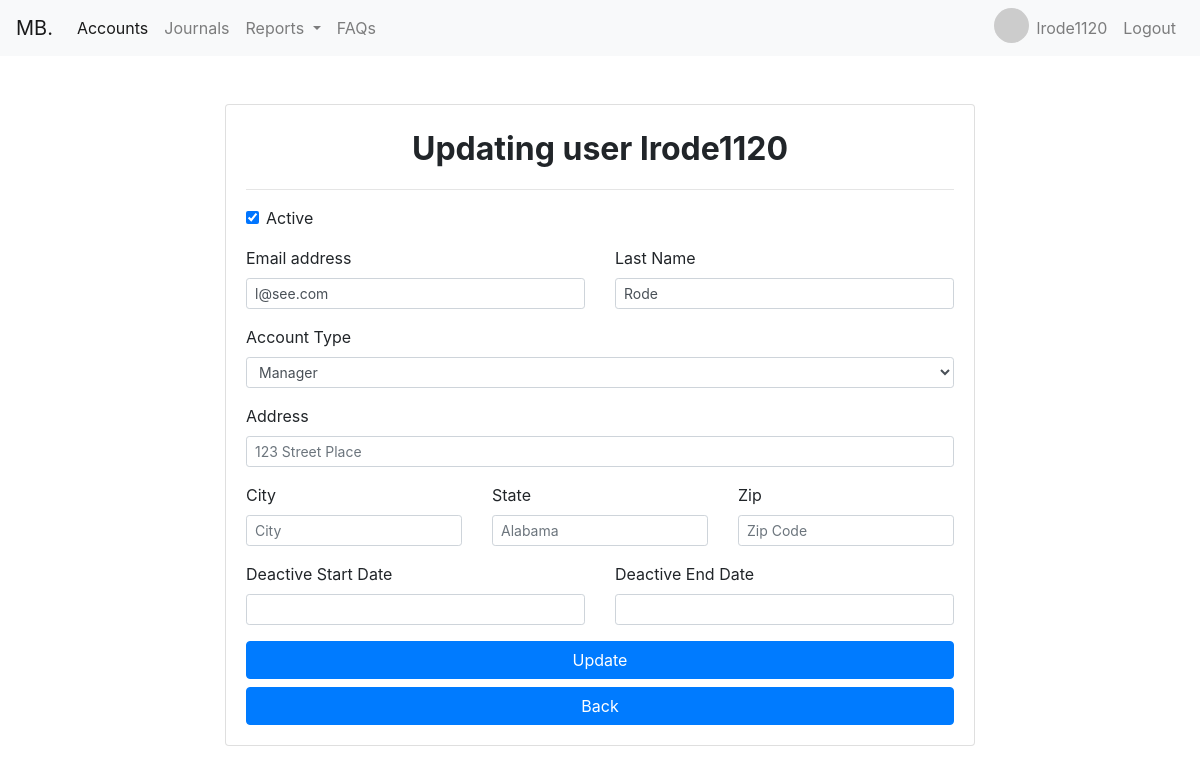
Screenshot of /userpage/3 with the database file from the repository.
### register/models.py (models this page shows, shortened)
class User(AbstractBaseUser):
    user_types = (
        (1, "Accountant"),
        (2, "Manager"),
        (3, "Admin"),
    )
    security_questions = (
        (1, "Whats is your mother maiden name?"),
        (2, "What is your favorite color?"),
        (3, "What is your biggest fear?"),
    )
    email = models.EmailField(
        verbose_name='email address',
        max_length=255,
        unique=True,
    )
    first_name = models.CharField(max_length=255)
    last_name = models.CharField(max_length=255)
    username = models.CharField(max_length=255)
    active = models.BooleanField(default=False)
    staff = models.BooleanField(default=False)
    admin = models.BooleanField(default=False)
    date_joined = models.DateField(auto_now_add=True)
    password_expiration = models.IntegerField(default=0)
    user_type = models.IntegerField(choices=user_types, default=1)
    date_of_birth = models.DateField(null=True)
    security_question = models.IntegerField(
        choices=security_questions, null=True)
    security_answer = models.CharField(max_length=100, null=True)
    deactive_time_start = models.DateField(null=True, blank=True)
    deactive_time_end = models.DateField(null=True, blank=True)
    address = models.CharField(max_length=150, blank=True)
    zip_code = models.CharField(max_length=12, blank=True)
    city = models.CharField(max_length=50, blank=True)
    state = models.CharField(max_length=50, blank=True)
    USERNAME_FIELD = 'email'
    REQUIRED_FIELDS = ['first_name', 'last_name',
                       'date_of_birth', 'security_question',
                       'security_answer', 'user_type']
    objects = UserManager()
    class Meta:
        ordering = ['-date_joined']

### register/views.py (the view, shortened to what this page needs)
# urls.py: path('userpage/<int:pk>', views.UserProfileUpdateView.as_view(),
class UserProfileUpdateView(UpdateView):
    model = User
    fields = ['email', 'last_name', 'user_type', 'active',
              'address', 'city', 'zip_code', 'state', 'deactive_time_start',
              'deactive_time_end']
    success_url = reverse_lazy('userprofiles')
    template_name = "register/updateuser.html"

### register/templates/register/updateuser.html (shortened to what this page needs)
{% extends "accounting/base.html"%}
{% load widget_tweaks %}
{% block content %}
<div class="global-container mt-5">
    <div class="card login-form">
        <div class="card-body">
            <p class="card-title text-center size-header"><strong>Updating user {{user.username}}</strong></p>
            <hr>
            <div class="card-text">
                <form action="" method="post" id="registerForm">
                    <div class="form-check mb-3">
                        {% render_field form.active class="form-check-input" type="checkbox" %}
                        <label class="form-check-label" for="defaultCheck1">
                            Active
                        </label>
                    </div>
                    <div class="row">
                        <div class="form-group col">
                            <label for="email">Email address</label>
                            {% render_field form.email class="form-control form-control-sm" type="email" placeholder="name@domain.com" %}
                        </div>
                        <div class="form-group col">
                            <label for="lastName">Last Name</label>
                            {% render_field form.last_name class="form-control form-control-sm" type="text" placeholder="Last Name" %}
                        </div>
                    </div>
                    <div class="form-group">
                        <label for="user_type">Account Type</label>
                        {% render_field form.user_type class="form-control form-control-sm" type="select" %}
                    </div>
                    <div class="form-group">
                        <label for="address">Address</label>
                        {% render_field form.address class="form-control form-control-sm" type="text" autocomplete="on" placeholder="123 Street Place" %}
                    </div>
                    <div class="row">
                        <div class="form-group col">
                            <label for="city">City</label>
                            {% render_field form.city class="form-control form-control-sm" type="text" autocomplete="on" placeholder="City"%}
                        </div>
                        <div class="form-group col">
                            <label for="state">State</label>
                            {% render_field form.state class="form-control form-control-sm" type="text" autocomplete="on" placeholder="Alabama" %}
                        </div>
                        <div class="form-group col">
                            <label for="zip">Zip</label>
                            {% render_field form.zip_code class="form-control form-control-sm" type="text" placeholder="Zip Code"%}
                        </div>
                    </div>
                    <div class="row">
                        <div class="form-group col">
                            <label for="city">Deactive Start Date</label>
                            {% render_field form.deactive_time_start class="form-control form-control-sm" id="dob" type="text" %}
                        </div>
                        <div class="form-group col">
                            <label for="state">Deactive End Date</label>
                            {% render_field form.deactive_time_end class="form-control form-control-sm" id="dob2" type="text" %}
                        </div>
                    </div>
                    <button type="submit" class="btn btn-primary btn-block">Update</button>
                    <a href="{% url 'userprofiles' %}" class="btn btn-primary btn-block">Back</a>
                </form>
            </div>
        </div>
    </div>
</div>
{% endblock %}

### accounting/templates/accounting/navbar.html (shortened to what this page needs)
<nav class="navbar navbar-expand-lg navbar-light bg-light">
    <a class="navbar-brand" href="{% url 'home' %}">MB.</a>
    {% if user.user_type == 3 %}
    <div class="collapse navbar-collapse" id="navbarNavDropdown">
        <ul class="navbar-nav mr-auto">
            <li class="nav-item active">
                <a class="nav-link" href="{% url 'accounthome' %}">Accounts<span class="sr-only">(current)</span></a>
            </li>
            <li class="nav-item">
                <a class="nav-link" href="{% url 'journal' %}">Journals</a>
            </li>
            <li class="nav-item dropdown">
                <a class="nav-link dropdown-toggle" href="#" id="navbarDropdownMenuLink" data-toggle="dropdown"
                    aria-haspopup="true" aria-expanded="false">
                    Reports
                </a>
                <div class="dropdown-menu" aria-labelledby="navbarDropdownMenuLink">
                    <a class="dropdown-item" href="#">Balance Sheet</a>
                    <a class="dropdown-item" href="#">Income Sheet</a>
                    <a class="dropdown-item" href="#">Trail Balance</a>
                    <a class="dropdown-item" href="{% url 'eventlog' %}">Event Log</a>
                    <a class="dropdown-item" href="{% url 'userprofiles' %}">Users</a>
                </div>
            </li>
            <li class="nav-item">
                <a class="nav-link" href="{% url 'faqs' %}">FAQs</a>
            </li>
        </ul>
        <ul class="navbar-nav">
            <li class="nav-item">
                <img src="https://ui-avatars.com/api/?name=John+Doe" alt="Avatar" class="avatar">
            </li>
            <li class="nav-item">
                <a class="nav-link" href="#">{{user.username}}</a>
            </li>
            <li class="nav-item">
                <a class="nav-link" href="{% url 'logout' %}">Logout</a>
            </li>
        </ul>
        {% elif user.user_type == 2  %}
        <div class="collapse navbar-collapse" id="navbarNavDropdown">
            <ul class="navbar-nav mr-auto">
                <li class="nav-item active">
                    <a class="nav-link" href="{% url 'accounthome' %}">Accounts</a>
                </li>
                <li class="nav-item">
                    <a class="nav-link" href="{% url 'journal' %}">Journals</a>
                </li>
                <li class="nav-item dropdown">
                    <a class="nav-link dropdown-toggle" href="#" id="navbarDropdownMenuLink" data-toggle="dropdown"
                        aria-haspopup="true" aria-expanded="false">
                        Reports
                    </a>
                </li>
                <li class="nav-item">
                    <a class="nav-link" href="{% url 'faqs' %}">FAQs</a>
                </li>
            </ul>
            <ul class="navbar-nav">
                <li class="nav-item">
                    <img src="https://ui-avatars.com/api/?name=John+Doe" alt="Avatar" class="avatar">
                </li>
                <li class="nav-item">
                    <a class="nav-link" href="#">{{user.username}}</a>
                </li>
                <li class="nav-item">
                    <a class="nav-link" href="{% url 'logout' %}">Logout</a>
                </li>
            </ul>
                    {% endif %}
                </div>
</nav>

### accounting/templates/accounting/navbar.html (style rules this page uses)
.avatar { vertical-align: middle; width: 35px; height: 35px; border-radius: 50%; }

### register/templates/register/updateuser.html (style rules this page uses)
.global-container { height: 100%; width: 100%; display: flex; justify-content: center; align-items: center; }
.card { width: 750px; }
.size-header { font-size: xx-large; }

### rows the page displays
User: username "lrode1120", active "☑", email "l@see.com", last_name "Rode", user_type "Manager"
